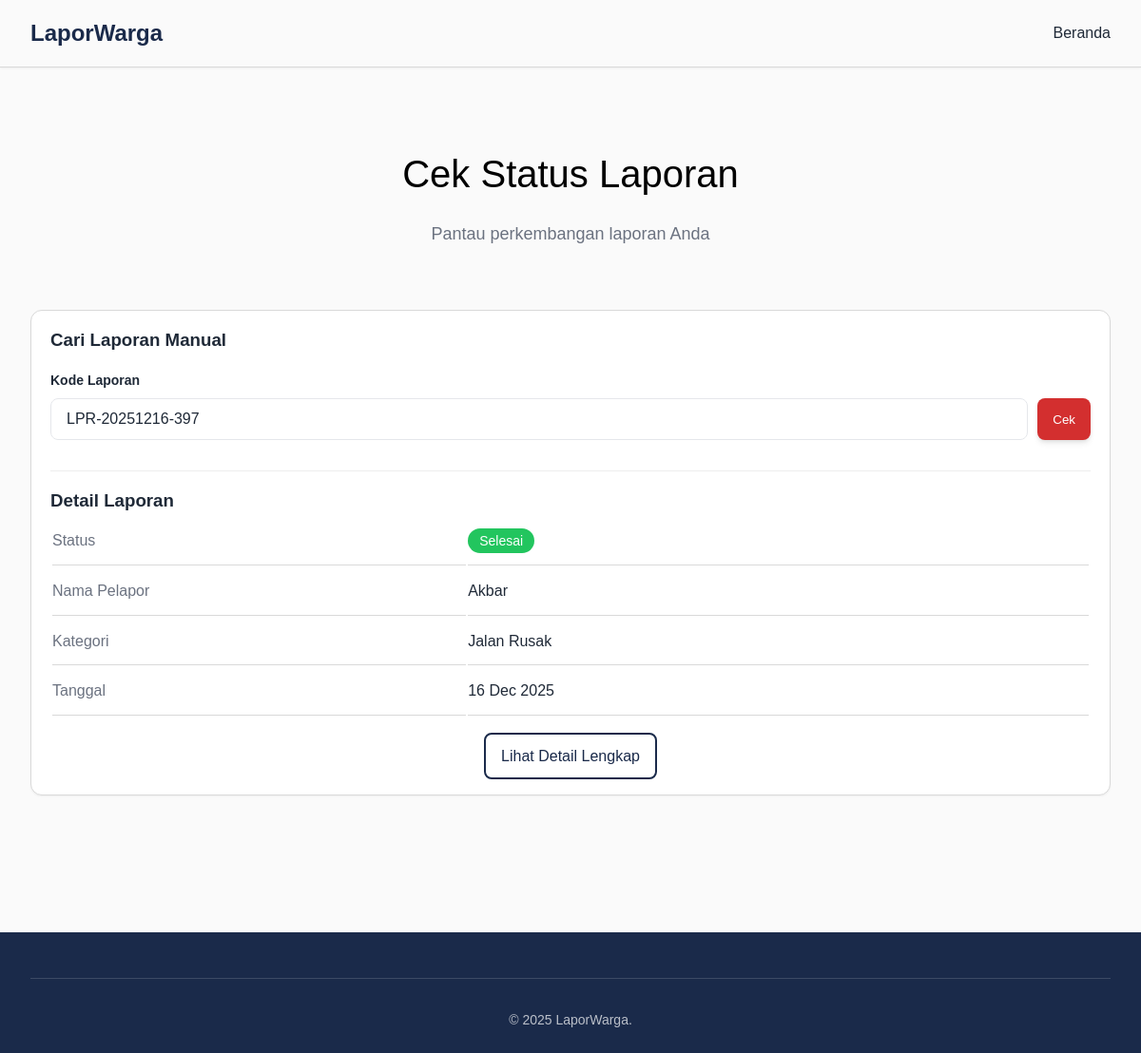
Page /cek_status.php?kode=LPR-20251216-397 on the committed database.
### tables this page shows
CREATE TABLE `laporan` (
  `id` int(11) NOT NULL AUTO_INCREMENT,
  `kode_laporan` varchar(20) NOT NULL,
  `nama_pelapor` varchar(100) NOT NULL,
  `no_hp` varchar(15) NOT NULL,
  `kategori` varchar(50) NOT NULL,
  `deskripsi` text NOT NULL,
  `lokasi` varchar(255) NOT NULL,
  `foto` varchar(255) DEFAULT NULL,
  `foto_blob` mediumblob DEFAULT NULL,
  `foto_mime` varchar(50) DEFAULT NULL,
  `status` enum('Diterima','Diproses','Selesai') DEFAULT 'Diterima',
  `tanggal_lapor` timestamp NOT NULL DEFAULT current_timestamp(),
  `tanggal_diterima` timestamp NULL DEFAULT NULL,
  `tanggal_diproses` timestamp NULL DEFAULT NULL,
  `tanggal_selesai` datetime DEFAULT NULL,
  `biaya` decimal(15,2) DEFAULT NULL,
  `durasi` varchar(50) DEFAULT NULL,
  `foto_after` varchar(255) DEFAULT NULL,
  `foto_after_blob` mediumblob DEFAULT NULL,
  `foto_after_mime` varchar(50) DEFAULT NULL,
  `catatan_admin` text DEFAULT NULL,
  `diterima_at` timestamp NULL DEFAULT NULL COMMENT 'Timestamp ketika status Diterima',
  `diproses_at` timestamp NULL DEFAULT NULL COMMENT 'Timestamp ketika status Diproses',
  `selesai_at` timestamp NULL DEFAULT NULL COMMENT 'Timestamp ketika status Selesai',
  PRIMARY KEY (`id`),
  UNIQUE KEY `kode_laporan` (`kode_laporan`),
  KEY `idx_kode` (`kode_laporan`),
  KEY `idx_status` (`status`),
  KEY `idx_tanggal` (`tanggal_lapor`),
  KEY `idx_no_hp_tanggal` (`no_hp`,`tanggal_lapor`)
);

### config/report_tracker.php (called while the page is built, shortened)
<?php
class ReportTracker {
    public static function getTrackedReports() {
        if (!isset($_COOKIE[self::COOKIE_NAME])) {
            return [];
        }
        $data = $_COOKIE[self::COOKIE_NAME];
        $reports = json_decode($data, true);
        $reports = array_map('intval', $reports);
        $reports = array_filter($reports, function($id) {
            return $id > 0;
        });
        $reports = array_values(array_unique($reports));
        return $reports;
    }
    public static function hasTrackedReports() {
        $reports = self::getTrackedReports();
        return !empty($reports);
    }
}
?>

### public/cek_status.php (the view, shortened to what this page needs)
<?php
require_once '../config/report_tracker.php';
$database = new Database();
$conn = $database->getConnection();
$trackedReports = [];
$hasTrackedReports = ReportTracker::hasTrackedReports();
$laporan = null;
if(isset($_GET['kode'])) {
    $kode = trim($_GET['kode']);
    if(!empty($kode)) {
        $stmt = $conn->prepare("SELECT * FROM laporan WHERE kode_laporan = :kode");
        $stmt->bindParam(':kode', $kode);
        $stmt->execute();
        $laporan = $stmt->fetch(PDO::FETCH_ASSOC);
    }
}
?>
<!DOCTYPE html>
<html lang="id">
<head>
    <link href="https://cdn.jsdelivr.net/npm/remixicon@3.5.0/fonts/remixicon.css" rel="stylesheet">
    <link href="https://cdnjs.cloudflare.com/ajax/libs/remixicon/3.5.0/remixicon.css" rel="stylesheet">
    <link rel="stylesheet" href="assets/css/style.css?v=2.2">
</head>
<body>
    <nav class="navbar">
        <div class="container">
            <div class="nav-brand">
                <span class="brand-text">LaporWarga</span>
            </div>
            <ul class="nav-menu">
                <li><a href="index.php" class="nav-link"><i class="ri-home-line"></i> Beranda</a></li>
            </ul>
        </div>
    </nav>
    <main class="section" style="flex: 1;">
        <div class="container">
            <div class="section-header">
                <h2 class="section-title">Cek Status Laporan</h2>
                <p class="section-subtitle">Pantau perkembangan laporan Anda</p>
            </div>
            <?php if ($hasTrackedReports && !empty($trackedReports)): ?>
            <div class="card" style="margin-bottom: 2rem;">
                <div class="card-header">
                    <h3><i class="ri-file-list-3-line"></i> Laporan Anda</h3>
                    <p style="font-size: 0.9rem; color: #666; margin-top: 0.5rem;">
                        Ditemukan <?php echo count($trackedReports); ?> laporan dari browser ini
                    </p>
                </div>
                <div class="card-body">
                    <div class="table-responsive">
                        <table class="table">
                            <thead>
                                <tr>
                                    <th>Kode Laporan</th>
                                    <th>Nama</th>
                                    <th>Kategori</th>
                                    <th>Lokasi</th>
                                    <th>Status</th>
                                    <th>Tanggal</th>
                                    <th>Aksi</th>
                                </tr>
                            </thead>
                            <tbody>
                                <?php foreach ($trackedReports as $report): ?>
                                <tr>
                                    <td><strong><?php echo htmlspecialchars($report['kode_laporan']); ?></strong></td>
                                    <td><?php echo htmlspecialchars($report['nama_pelapor']); ?></td>
                                    <td><?php echo htmlspecialchars($report['kategori']); ?></td>
                                    <td><?php echo htmlspecialchars($report['lokasi']); ?></td>
                                    <td>
                                        <span class="badge badge-<?php
                                            echo $report['status'] === 'Diterima' ? 'info' :
                                                ($report['status'] === 'Diproses' ? 'warning' : 'success');
                                        ?>">
                                            <?php echo htmlspecialchars($report['status']); ?>
                                        </span>
                                    </td>
                                    <td><?php echo date('d/m/Y', strtotime($report['tanggal_lapor'])); ?></td>
                                    <td>
                                        <a href="detail_laporan.php?id=<?php echo $report['id']; ?>"
                                           class="btn btn-sm btn-primary">
                                            <i class="ri-eye-line"></i> Detail
                                        </a>
                                    </td>
                                </tr>
                                <?php endforeach; ?>
                            </tbody>
                        </table>
                    </div>
                    <div style="margin-top: 1.5rem; padding-top: 1.5rem; border-top: 1px solid #e0e0e0; text-align: center;">
                        <p style="color: #666; margin-bottom: 1rem;">
                            <i class="ri-information-line"></i>
                            Ingin cek laporan lain atau laporan dari perangkat lain?
                        </p>
                        <button onclick="document.getElementById('manualSearchForm').style.display='block'; this.style.display='none';"
                                class="btn btn-outline">
                            <i class="ri-search-line"></i> Cek Laporan Secara Manual
                        </button>
                    </div>
                </div>
            </div>
            <div class="card" id="manualSearchForm" style="display: <?php echo $hasTrackedReports ? 'none' : 'block'; ?>;">
            <?php else: ?>
            <div class="card">
            <?php endif; ?>
                <div class="card-body">
                    <h3 style="margin-bottom: 1rem;">
                        <i class="ri-search-line"></i> Cari Laporan Manual
                    </h3>
                    <form action="" method="GET" class="search-form">
                        <div class="form-group">
                            <label for="kode">Kode Laporan</label>
                            <div style="display: flex; gap: 10px;">
                                <input type="text" id="kode" name="kode" placeholder="Contoh: LAP-12345678" value="<?php echo isset($_GET['kode']) ? htmlspecialchars($_GET['kode']) : ''; ?>" required style="flex: 1;">
                                <button type="submit" class="btn btn-primary"><i class="ri-search-line"></i> Cek</button>
                            </div>
                        </div>
                    </form>
                    <?php if($laporan): ?>
                        <div class="result-box" style="margin-top: 2rem; border-top: 1px solid #eee; padding-top: 1rem;">
                            <h3><i class="ri-file-list-line"></i> Detail Laporan</h3>
                            <table class="detail-table">
                                <tr>
                                    <td>Status</td>
                                    <td>
                                        <span class="badge badge-<?php echo $laporan['status']==='Diterima'?'info':($laporan['status']==='Diproses'?'warning':'success'); ?>">
                                            <?php echo htmlspecialchars($laporan['status']); ?>
                                        </span>
                                    </td>
                                </tr>
                                <tr><td>Nama Pelapor</td><td><?php echo htmlspecialchars($laporan['nama_pelapor']); ?></td></tr>
                                <tr><td>Kategori</td><td><?php echo htmlspecialchars($laporan['kategori']); ?></td></tr>
                                <tr><td>Tanggal</td><td><?php echo date('d M Y', strtotime($laporan['tanggal_lapor'])); ?></td></tr>
                            </table>
                            <div style="margin-top: 1rem; text-align: center;">
                                <a href="detail_laporan.php?kode=<?php echo urlencode($laporan['kode_laporan']); ?>" class="btn btn-outline"><i class="ri-eye-line"></i> Lihat Detail Lengkap</a>
                            </div>
                        </div>
                    <?php endif; ?>
                </div>
            </div>
        </div>
    </main>
    <footer class="footer">
        <div class="container">
            <div class="footer-bottom">
                <p>&copy; 2025 LaporWarga.</p>
            </div>
        </div>
    </footer>
</body>
</html>

### public/assets/css/style.css (style rules this page uses)
* { margin: 0; padding: 0; box-sizing: border-box; }
:root { --primary-color: rgb(26, 42, 74); --secondary-color: rgb(211, 47, 47); --accent-color: #ef5350; --text-dark: #1f2937; --text-muted: #6b7280; --text-light: #9ca3af; --bg-white: #fafafa; --bg-light: #f9fafb; --bg-gray: #f3f4f6; --border-color: #e5e7eb; --border-light: #d9d9d9; --success-color: #22c55e; --warning-color: #f59e0b; --info-color: #3b82f6; --shadow-sm: 0 1px 2px 0 rgba(0, 0, 0, 0.05); --shadow-md: 0 4px 6px -1px rgba(0, 0, 0, 0.1), 0 2px 4px -1px rgba(0, 0, 0, 0.06); --shadow-lg: 0 10px 15px -3px rgba(0, 0, 0, 0.1), 0 4px 6px -2px rgba(0, 0, 0, 0.05); --shadow-xl: 0 20px 25px -5px rgba(0, 0, 0, 0.1), 0 10px 10px -5px rgba(0, 0, 0, 0.04); --transition-colors: all 0.2s ease; --transition-shadow: box-shadow 0.3s ease; --transition-transform: transform 0.2s ease; }
body { font-family: poppins, sans-serif; line-height: 1.6; color: var(--text-dark); background-color: var(--bg-white); display: flex; flex-direction: column; min-height: 100vh; }
.container { max-width: 1200px; margin: 0 auto; padding: 0 1rem; }
@media (min-width: 1024px) { .container { padding: 0 2rem; } }
a { text-decoration: none; color: inherit; }
.navbar { background-color: var(--bg-white); color: var(--text-dark); padding: 1rem 0; position: sticky; top: 0; z-index: 1000; box-shadow: var(--shadow-sm); border-bottom: 1px solid var(--border-light); }
.navbar .container { display: flex; justify-content: space-between; align-items: center; }
.nav-brand { display: flex; align-items: center; gap: 0.75rem; font-size: 1.5rem; font-weight: 700; color: var(--primary-color); transition: var(--transition-colors); }
.nav-menu { display: flex; list-style: none; align-items: center; gap: 2rem; }
.nav-link { color: var(--text-dark); transition: var(--transition-colors); padding: 0.5rem 0; font-weight: 400; position: relative; }
.btn { display: inline-block; padding: 0.6rem 1rem; border-radius: 0.5rem; font-weight: 400; text-align: center; cursor: pointer; border: none; transition: var(--transition-colors); text-decoration: none; box-shadow: var(--shadow-md); }
.btn-primary { background-color: var(--secondary-color); color: white; }
.btn-outline { background-color: transparent; color: var(--primary-color); border: 2px solid var(--primary-color); box-shadow: none; }
.section { padding: 5rem 0; }
@media (min-width: 1024px) { .section { padding: 5rem 0; } }
.section-header { text-align: center; margin-bottom: 2rem; }
@media (min-width: 1024px) { .section-header { margin-bottom: 4rem; } }
.section-title { font-size: 1.5rem; color: black; margin-bottom: 1rem; font-weight: 400; }
@media (min-width: 1024px) { .section-title { font-size: 2.5rem; } }
.section-subtitle { font-size: 1.125rem; color: var(--text-muted); max-width: 700px; margin: 0 auto; line-height: 1.7; }
.card { background-color: white; border-radius: 0.75rem; box-shadow: var(--shadow-sm); overflow: hidden; transition: var(--transition-shadow); border: 1px solid var(--border-light); }
.card-body { padding: 1rem 1.25rem; }
.form-group { margin-bottom: 1.5rem; }
.form-group label { display: block; margin-bottom: 0.5rem; font-weight: 600; color: var(--text-dark); font-size: 0.875rem; }
.form-group input, .form-group select, .form-group textarea { width: 100%; padding: 0.75rem 1rem; border: 1px solid var(--border-color); border-radius: 0.5rem; font-size: 1rem; transition: var(--transition-colors); color: var(--text-dark); background-color: white; }
.badge { display: inline-block; padding: 0.375rem 0.75rem; border-radius: 9999px; font-size: 0.875rem; font-weight: 200; text-align: center; line-height: 1; }
.badge-success { background-color: var(--success-color); color: white; }
.detail-table { width: 100%; }
.detail-table td { padding: 0.75rem 0; border-bottom: 1px solid var(--border-light); vertical-align: top; }
.detail-table td:first-child { width: 40%; color: var(--text-muted); font-weight: 500; }
.detail-table td:last-child { color: var(--text-dark); }
.footer { background-color: var(--primary-color); color: white; padding: 3rem 0 1.5rem; margin-top: 4rem; }
.footer-bottom { text-align: center; padding-top: 2rem; border-top: 1px solid rgba(255, 255, 255, 0.15); color: rgba(255, 255, 255, 0.7); font-size: 0.875rem; }
html { scroll-behavior: smooth; }

### rows in the picture
laporan: status "Selesai", nama_pelapor "Akbar", kategori "Jalan Rusak", tanggal_lapor "16 Dec 2025"
